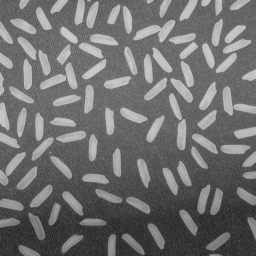
#> input picture EE 146 - Computer Vision/Lab 9 - Co-occurrence/rice.png, 256 x 256 px
$ python lab9.py   (older library calls are emulated)
#> lines starting #> are read from the running program, lines starting #| are printed output that depends on the picture; long printed decimals are rounded
import cv2
import numpy as np
from skimage.feature import graycomatrix, graycoprops
from skimage import data
import matplotlib.pyplot as plt
from numpy import asarray
from PIL import Image
import math
from skimage.io import imread


def co_occurrence(filename,m):
#> called with filename = 'rice.png'
    img = imread(filename)
#> img is the input picture: shape (256, 256); min 40, max 204, mean 111.2
    #print(img)
    #img = Image.open(filename)

    frobenius_norm = np.linalg.norm(img, 'fro')
#> frobenius_norm = 30486.1
    arr = img / frobenius_norm
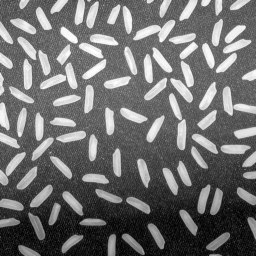
#> arr: shape (256, 256) float64; min 0.00131, max 0.00669, mean 0.00365; drawn with min black and max white

    new_arr = ((arr - arr.min()) * (1/(arr.max() - arr.min()) * 255)).astype('uint8')
    #print(new_arr)
    numpydata = asarray(img)
    c = math.sqrt((m[0]**2) + (m[1]**2))
    g = graycomatrix(img, [c], [math.tan(m[1]/m[0])], levels=255,normed=True, symmetric=True)


    energy = graycoprops(g,'energy')
#> energy = [0.0176]
    contrast = graycoprops(g, 'contrast')
#> contrast = [594.6]
    correlation = graycoprops(g, 'correlation')
#> correlation = [0.835]
    mask = np.ma.masked_equal(g / np.sum(g), 0)
    entropy = -np.sum(mask * np.log(mask))
#> entropy = 8.71

    #print(g)
    print(m)
    print("energy:", energy)
#| energy: [[0.01758]]
    print("contrast:",contrast)
#| contrast: [[594.578]]
    print("correlation:",correlation)
#| correlation: [[0.8349]]
    print("Entropy:", entropy)
#| Entropy: 8.706
    print("")

    g_reshaped = np.squeeze(g)
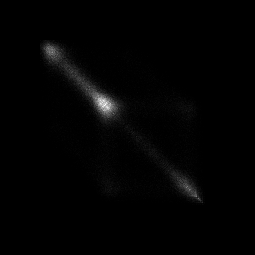
#> g_reshaped: shape (255, 255) float64; min 0, max 0.00132, mean 1.54e-05; drawn with min black and max white
    plt.imshow(g_reshaped, cmap='gray')
    plt.title('Co-occurrence Matrix')
    plt.colorbar()
    plt.show()
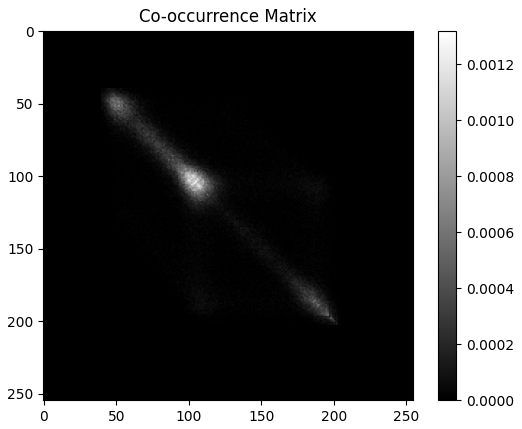
#> figure drawn by matplotlib, 2 panels

co_occurrence('rice.png',[1,2])
co_occurrence('rice.png',[2,2])
#| energy: [[0.01613]]
#| contrast: [[838.775]]
#| correlation: [[0.7669]]
#| Entropy: 8.877
co_occurrence('rice.png',[2,3])
#| energy: [[0.01573]]
#| contrast: [[1136.678]]
#| correlation: [[0.6837]]
#| Entropy: 8.948
